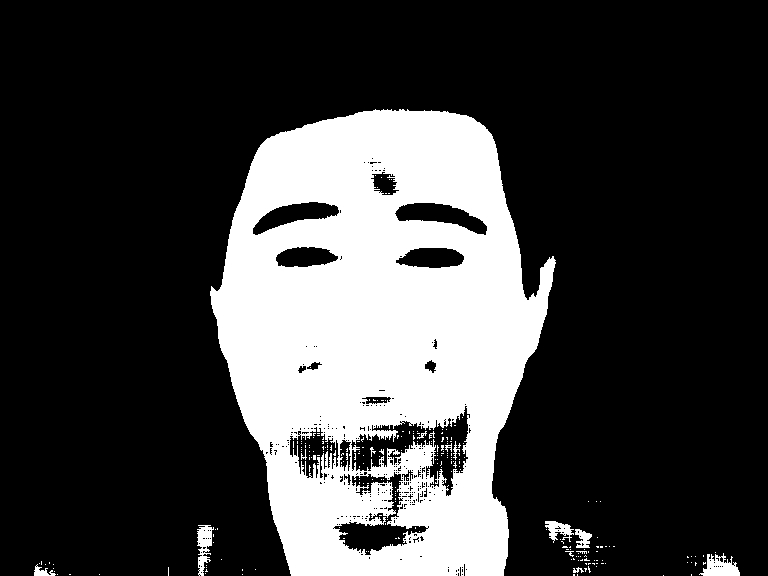
#> input picture Generate_Jaccard/Req_2_Early_Stopping/img (1036).jpg, 768 x 576 px, given in place of img (1104).jpg, which was not available
$ python fullSkinSegmentation_val.py   (Python 2 division)
#> lines starting #> are read from the running program, lines starting #| are printed output that depends on the picture; after the words box and inside, x2 and y2 are one past the last pixel; in counts of white or black regions, pixels touching at a corner belong together; long printed decimals are rounded; pictures that were not available may be replaced by others from this repository, and a replacement may not be noted
#!/usr/bin/env python
# coding=utf-8
import os
import numpy as np
import cv2 as cv

def data(directory):
  (db, Folders, img) = os.walk(directory).next()
  if(os.listdir(directory) == []):
      print('There is no image\n')
      exit(-1)
  else:
      return img

def segmentation(img,name,gt):
    ## Watershed transformation
    gray = cv.cvtColor(img,cv.COLOR_RGB2GRAY)
    ret, thresh = cv.threshold(gray,0,255,cv.THRESH_BINARY_INV+cv.THRESH_OTSU)
    #if thresh[364][256] == 0 and thresh[354][256] == 0 and thresh[374][256] == 0:
    #    ret, thresh = cv.threshold(gray,0,255,cv.THRESH_BINARY+cv.THRESH_OTSU)
    # noise removal
    kernel = np.ones((3,3),np.uint8)
    opening = cv.morphologyEx(thresh,cv.MORPH_OPEN,kernel, iterations = 15)
    # sure background area
    sure_bg = cv.dilate(opening,kernel,iterations=15)
    # Finding sure foreground area
    dist_transform = cv.distanceTransform(opening,cv.DIST_L2,5)
    ret, sure_fg = cv.threshold(dist_transform,0.9*dist_transform.max(),255,0)
    # Finding unknown region
    sure_fg = np.uint8(sure_fg)
    unknown = cv.subtract(sure_bg,sure_fg)

    cv.imshow('skin',unknown)
    cv.waitKey(1000)
    cv.destroyAllWindows()

    if(jaccard(unknown,gt) < 50):
        ## BAckground removal
        mask = np.zeros(img.shape[:2],np.uint8)
        bgdModel = np.zeros((1,65),np.float64)
        fgdModel = np.zeros((1,65),np.float64)
        rect = (40,40,600,500)
        cv.grabCut(img,mask,rect,bgdModel,fgdModel,5,cv.GC_INIT_WITH_RECT)
        mask2 = np.where((mask==2)|(mask==0),0,1).astype('uint8')
        img = img*mask2[:,:,np.newaxis]
        gray = cv.cvtColor(img,cv.COLOR_RGB2GRAY)
        ret, img = cv.threshold(gray,0,255,cv.THRESH_BINARY+cv.THRESH_OTSU)

        cv.imshow('skin',img)
        cv.waitKey(1000)
        cv.destroyAllWindows()

        result = cv.bitwise_and(img,unknown, mask=None)
        #cv.imshow('skin',result)
        cv.waitKey(1000)
        cv.destroyAllWindows()
        if(not os.walk('fullSkinDataset/ORI/results/')):
                os.mkdir('fullSkinDataset/ORI/results/train/')
        cv.imwrite('fullSkinDataset/ORI/results/train/{}'.format(name), result)
        return result
    else:
        if(not os.walk('fullSkinDataset/ORI/results/')):
                os.mkdir('fullSkinDataset/ORI/results/train/')
        cv.imwrite('SkinDataset/ORI/results/train/{}'.format(name), unknown)
        return unknown

def statistical_analysis(result,gt,name):
    true = 0
    false = 0
    white = 0
    i = 0
    h,w = result.shape[:2]
    for i in xrange(h):
        for j in xrange(w):
            if (result[i][j]/255 == gt[i][j].all() and gt[i][j].all() == 1):
                true+=1
            if (gt[i][j].all()==1):
                white+=1
    jac = jaccard(result,gt)
    ac = accuracy(white,true)
    print "\nJaccard Index value:  "+name
    print jac
    print "\nAccuracy value:       "
    print ac
    return jac, ac

def jaccard(result,gt):
    gray = cv.cvtColor(gt,cv.COLOR_RGB2GRAY)
    ret, gt = cv.threshold(gray,0,255,cv.THRESH_BINARY+cv.THRESH_OTSU)
    if(np.sum(np.array(cv.bitwise_or(result, gt, mask=None))) != 0 ):
        j = float(np.sum(cv.bitwise_and(result, gt, mask=None)))/float(np.sum(cv.bitwise_or(result, gt, mask=None)))
    else:
        j = 0
    return j

def accuracy(w,t):
    return float(t)/float(w)

def main():
    print "###################################################"
    print "             Opencv 3.4.1  -  Python 2             "
    print "Skin classifier based on image processing methods  "
    print "###################################################"
    print ("\n\nWait a second while the parameters is being computed\n")

    img_list = ['img (985).jpg','img (1036).jpg','img (1042).jpg','img (1063).jpg','img (1071).jpg','img (1074).jpg','img (1084).jpg','img (1097).jpg','img (1101).jpg','img (1104).jpg']
    #img_list = ['img (985).jpg']
    jaccard_index = []
    accuracy_percentage = []
    img_list_size = len(img_list)
    for i in xrange(img_list_size):
        img = cv.imread('FullSkinDataset/ORI/{}'.format(img_list[-1]))
#> img is the input picture: shape (576, 768, 3); min 0, max 255, mean 63.6
        #img = cv.cvtColor(img, cv.COLOR_BGR2Luv)#Luv
        gt = cv.imread('FullSkinDataset/GT/{}'.format(img_list[-1]))
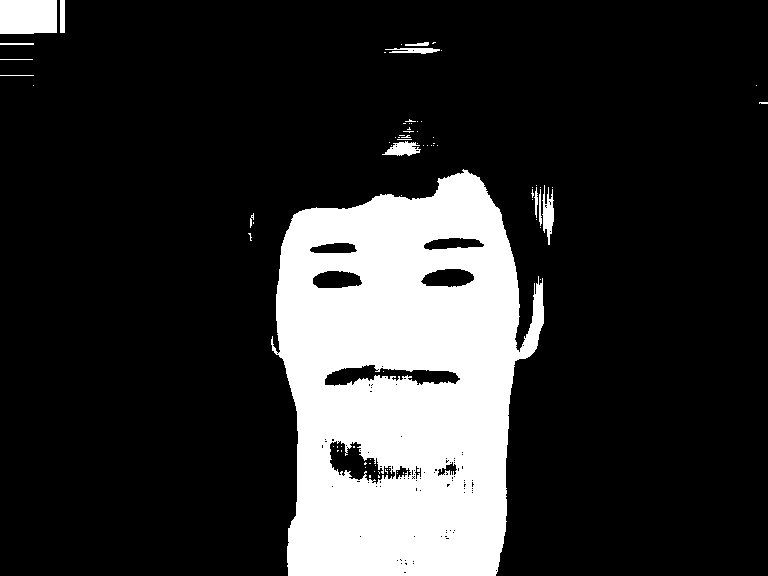
#> input picture Generate_Jaccard/Req_2_Early_Stopping/img (1042).jpg, 768 x 576 px, given in place of img (1104).jpg, which was not available
#> gt is the input picture: shape (576, 768, 3); min 0, max 255, mean 47.9
        result = segmentation(img,img_list[-1],gt)
#> in segmentation, `ret, thresh = cv.threshold(gray,0,255,cv.THRESH_BINARY_INV+cv.THRESH_O..`:
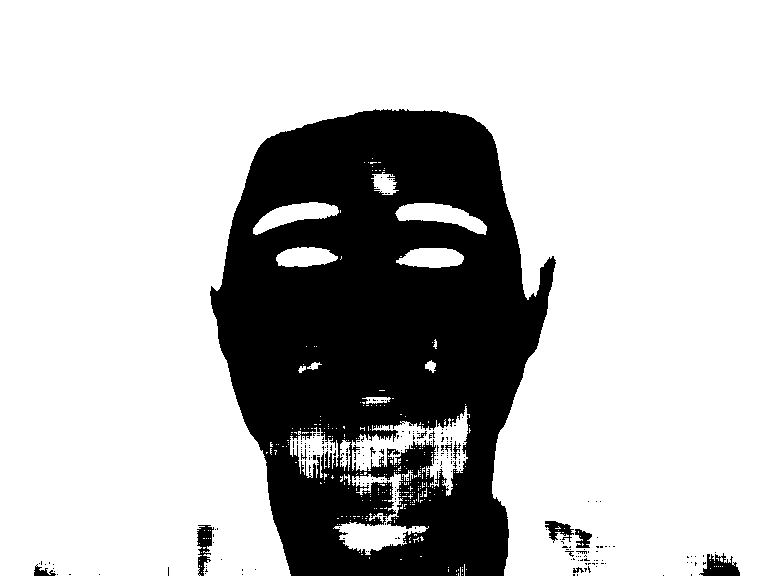
#> thresh: shape (576, 768); 75.1% white; 239 black regions (225 under 20 px), largest, box (x1, y1, x2, y2) and area: (210, 109, 556, 576) 107872, (699, 553, 740, 576) 552, (197, 525, 214, 576) 475
#> in segmentation, `ret, thresh = cv.threshold(gray,0,255,cv.THRESH_BINARY_INV+cv.THRESH_O..`: ret = 1
#> in segmentation, `opening = cv.morphologyEx(thresh,cv.MORPH_OPEN,kernel, iterations = 15)`: opening: shape (576, 768); 71.1% white; 7 black regions (1 under 20 px), largest, box (x1, y1, x2, y2) and area: (210, 109, 556, 576) 123032, (545, 521, 615, 576) 2078, (168, 525, 222, 576) 1202, (663, 552, 740, 576) 1065, (34, 561, 100, 576) 347, (242, 569, 256, 576) 98
#> in segmentation, `sure_bg = cv.dilate(opening,kernel,iterations=15)`: sure_bg: shape (576, 768); 76.9% white; 3 black regions, box (x1, y1, x2, y2) and area: (230, 124, 536, 576) 102060, (702, 571, 718, 576) 79, (588, 561, 591, 576) 45
#> in segmentation, `dist_transform = cv.distanceTransform(opening,cv.DIST_L2,5)`:
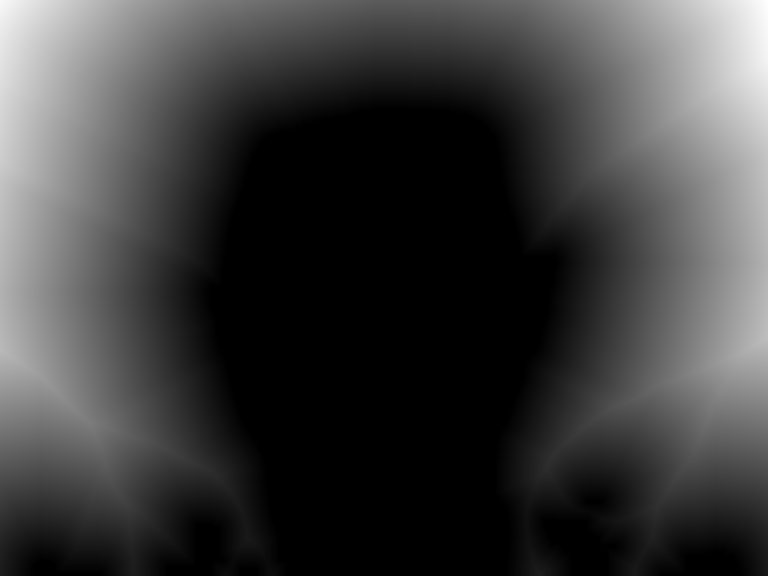
#> dist_transform: shape (576, 768) float32; min 0, max 301.8, mean 71.9; drawn with min black and max white
#> in segmentation, `ret, sure_fg = cv.threshold(dist_transform,0.9*dist_transform.max(),25..`:
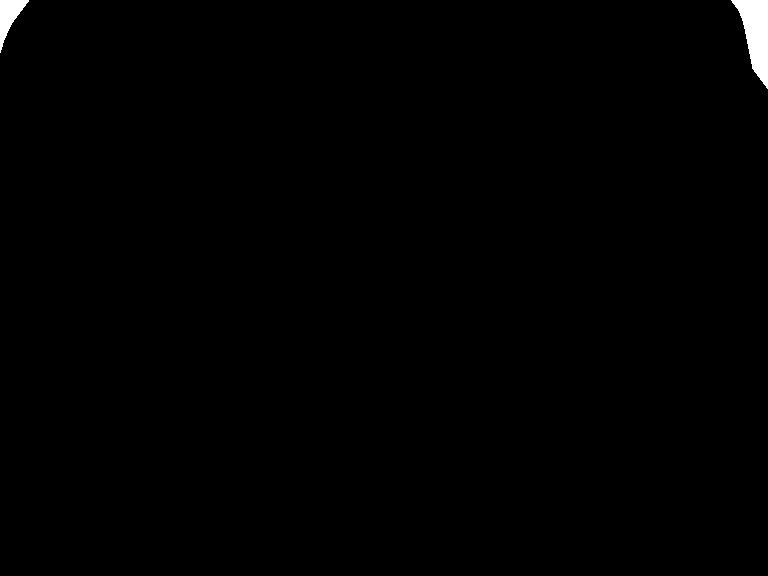
#> sure_fg: shape (576, 768) float32; 0.55% white; 2 white regions, box (x1, y1, x2, y2) and area: (731, 0, 768, 89) 1777, (0, 0, 29, 53) 662
#> in segmentation, `ret, sure_fg = cv.threshold(dist_transform,0.9*dist_transform.max(),25..`: ret = 271.6
#> in segmentation, `unknown = cv.subtract(sure_bg,sure_fg)`:
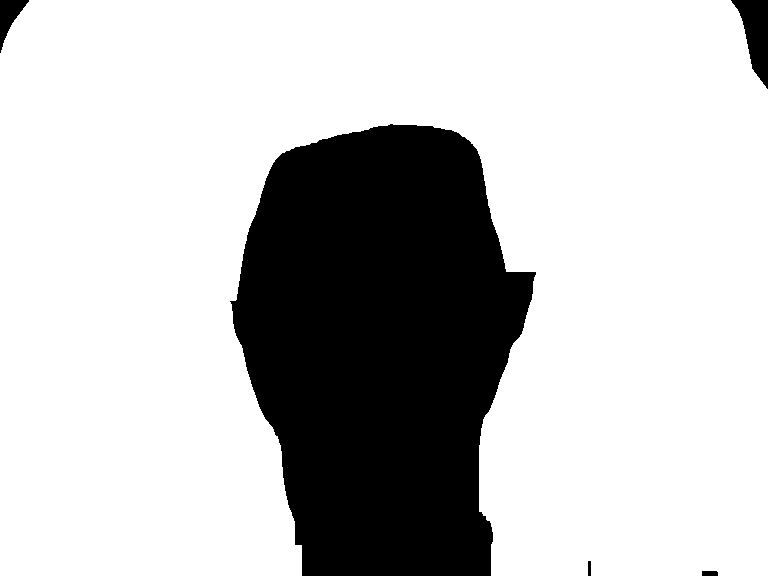
#> unknown: shape (576, 768); 76.3% white; 5 black regions, box (x1, y1, x2, y2) and area: (230, 124, 536, 576) 102060, (731, 0, 768, 89) 1777, (0, 0, 29, 53) 662, (702, 571, 718, 576) 79, (588, 561, 591, 576) 45
#> in jaccard, `ret, gt = cv.threshold(gray,0,255,cv.THRESH_BINARY+cv.THRESH_OTSU)`: gt: shape (576, 768); 18.8% white; 78 white regions (65 under 20 px), largest, box (x1, y1, x2, y2) and area: (271, 169, 544, 576) 79562, (0, 0, 57, 34) 1915, (542, 185, 554, 245) 401
#> in jaccard, `ret, gt = cv.threshold(gray,0,255,cv.THRESH_BINARY+cv.THRESH_OTSU)`: ret = 1
#> in jaccard, `j = float(np.sum(cv.bitwise_and(result, gt, mask=None)))/float(np.sum(..`: j = 0.022
#> in segmentation, `mask = np.zeros(img.shape[:2],np.uint8)`: mask: shape (576, 768); every value is 0
#> in segmentation, `mask2 = np.where((mask==2)|(mask==0),0,1).astype('uint8')`:
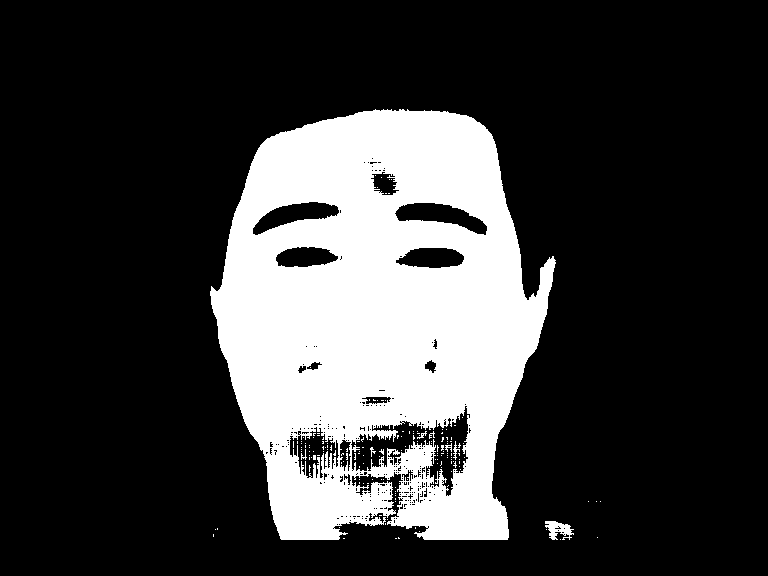
#> mask2: shape (576, 768); values 0 (black) and 1 (white), 22.9% white; 162 white regions (154 under 20 px), largest, box (x1, y1, x2, y2) and area: (210, 109, 556, 540) 100418, (545, 521, 574, 540) 314, (453, 441, 460, 460) 43
#> in segmentation, `ret, img = cv.threshold(gray,0,255,cv.THRESH_BINARY+cv.THRESH_OTSU)`: ret = 0
#> in segmentation, `result = cv.bitwise_and(img,unknown, mask=None)`:
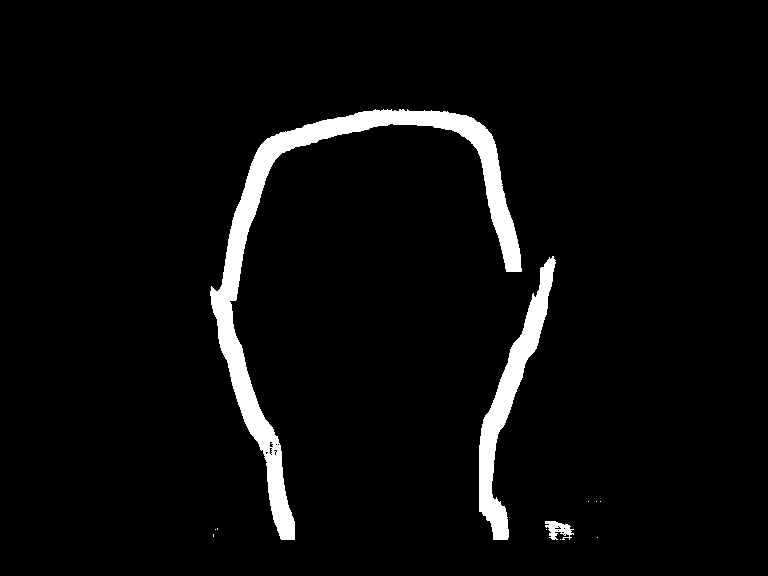
#> result: shape (576, 768); 4.4% white; 12 white regions (9 under 20 px), largest, box (x1, y1, x2, y2) and area: (210, 109, 522, 540) 14008, (479, 256, 556, 540) 5106, (545, 521, 574, 540) 314
        j,a = statistical_analysis(result,gt,img_list[-1])
#> in statistical_analysis, `jac = jaccard(result,gt)`: jac = 0.0488
#| 0.04882
#| 0.05762
#> j = 0.0488; a = 0.0576
        jaccard_index.append(j)
        accuracy_percentage.append(a)
        j = 0
        a = 0
        del img_list[-1]
    print "\n\nMean jaccard:"
    print np.mean(jaccard_index)
    print np.std(jaccard_index)
    print "\n\nMean Accuracy:"
    print np.mean(accuracy_percentage)
    print np.std(accuracy_percentage)
#> (the run stopped early here; a loop or call above may not have finished)
